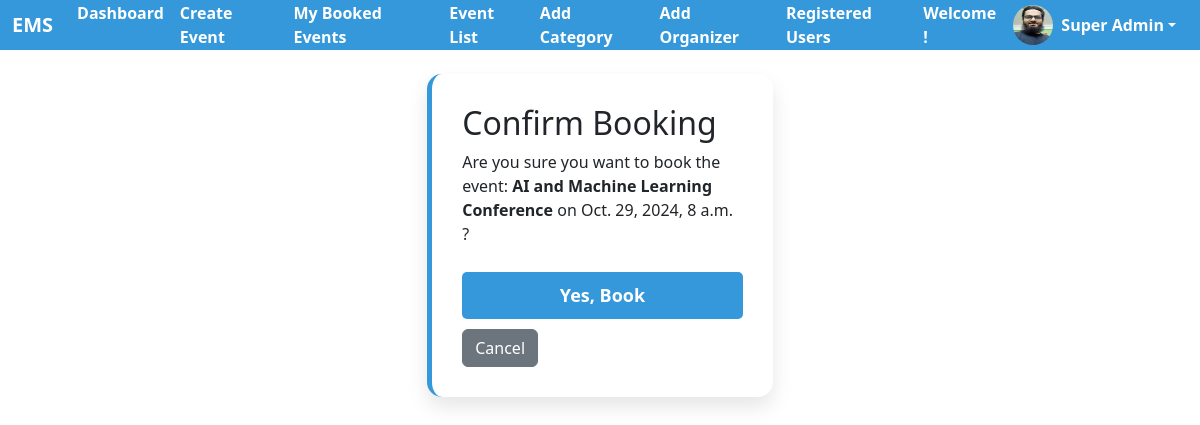
The app's page /event/book/1/ (signed in) with its own data.
### registration/models.py (models this page shows, shortened)
class CustomUser(AbstractUser):
    phone = models.CharField(max_length=15, blank=True, null=True)
    address = models.CharField(max_length=100, blank=True, null=True)
    photo = models.ImageField(upload_to='profile_photos/', blank=True, null=True)

### event_app/models.py (models this page shows, shortened)
class EventApp(models.Model):
    name = models.CharField(max_length=255)
    category = models.ForeignKey(Category, on_delete=models.CASCADE)
    location = models.CharField(max_length=255)
    description = models.CharField(max_length=150)
    start_date_time = models.DateTimeField()
    end_date_time = models.DateTimeField()
    created_at = models.DateTimeField(auto_now_add=True)
    capacity = models.IntegerField()
    creator = models.ForeignKey(settings.AUTH_USER_MODEL, on_delete=models.CASCADE)
    organizer = models.ForeignKey('organizer.Organizer', on_delete=models.CASCADE, null=True, blank=True)

### event_app/views.py (the view, shortened to what this page needs)
# urls.py: path('book/<int:event_id>/', views.book_event, name='book_event'),
@login_required
def book_event(request, event_id):
    event = get_object_or_404(EventApp, id=event_id)
    return render(request, 'event_app/book_event_confirmation.html', {'event': event})

### event_app/templates/event_app/book_event_confirmation.html (shortened to what this page needs)
{% extends 'base.html' %}
{% block content %}
<div class="form-container">
    <h2>Confirm Booking</h2>
    <p>Are you sure you want to book the event: <strong>{{ event.name }}</strong> on {{ event.start_date_time }} ?</p>
    <form method="POST">
        <button type="submit" class="btn btn-success">Yes, Book</button>
        <a href="{% url 'event_list' %}" class="btn btn-secondary" style="margin-top: 10px;">Cancel</a>
    </form>
</div>
{% endblock %}

### templates/top_nav.html (shortened to what this page needs)
<nav class="navbar navbar-expand-lg navbar-light bg-primary">
    <div class="container-fluid">
        <a class="navbar-brand fw-bold text-white" href="#">EMS</a>
        <ul class="navbar-nav me-auto mb-2 mb-lg-0">
            {% if user.is_authenticated %}
            <li class="nav-item">
                <a class="nav-link" href="{% url 'dashboard' %}">Dashboard</a>
            </li>
            <li class="nav-item">
                <a class="nav-link" href="{% url 'create_event' %}">Create Event</a>
            </li>
            <li class="nav-item">
                <a class="nav-link" href="{% url 'booked_events' %}">My Booked Events</a>
            </li>
            {% endif %}
            <li class="nav-item">
                <a class="nav-link" href="{% url 'event_list' %}">Event List</a>
            </li>
            {% if user.is_superuser %}
            <li class="nav-item">
                <a class="nav-link" href="{% url 'add_category' %}">Add Category</a>
            </li>
            <li class="nav-item">
                <a class="nav-link" href="{% url 'add_organizer' %}">Add Organizer</a>
            </li>
            <li class="nav-item">
                <a class="nav-link" href="{% url 'register_user_list' %}">Registered Users</a>
            </li>
            {% endif %}
        </ul>
        <div class="d-flex align-items-center">
            {% if user.is_authenticated %}
            <strong class="text-white" style="margin-right: 5px;">Welcome !</strong>
                <div class="dropdown">
                    <a class="btn btn-outline-secondary dropdown-toggle d-flex align-items-center" href="#" role="button" id="dropdownUserMenu" data-bs-toggle="dropdown" aria-expanded="false">
                        {% if user.photo %}
                            <img src="{{ user.photo.url }}" alt="Profile Photo" class="rounded-circle me-2" style="width: 40px; height: 40px;">
                        {% else %}
                            <i class="bi bi-person-circle profile-icon me-2"></i>
                        {% endif %}
                        <strong>{{ user.first_name }}</strong>
                    </a>
                </div>
            {% endif %}
        </div>
    </div>
</nav>

### static/css/base.css (style rules this page uses)
.bg-primary { background-color: #3498db !important; }
.navbar { height: 50px; transition: all 0.3s; }
.nav-link { font-size: 1.0rem; font-weight: bold; color: #fff; transition: all 0.3s; }
.btn-outline-secondary { color: #ffffff; --bs-btn-border-color: none; --bs-btn-hover-color: #fff; --bs-btn-hover-bg: #16a586; --bs-btn-hover-border-color: primary; --bs-btn-active-color: #fff; --bs-btn-active-bg: #16a586;; --bs-btn-active-border-color: #fff; }

### static/css/form_style.css (style rules this page uses)
.form-container { background-color: #fff; padding: 30px; border-radius: 15px; box-shadow: 0 10px 20px rgba(0, 0, 0, 0.1); max-width: 30%; width: 100%; margin: 0 auto; border-left: 5px solid #3498db; }
button[type="submit"] { width: 100%; padding: 10px; background-color: #3498db; color: white; border: none; border-radius: 5px; font-size: 18px; cursor: pointer; margin-top: 10px; font-weight: bold; transition: background-color 0.3s ease; }

### records on screen
CustomUser: photo (picture), first_name "Super Admin"
EventApp: name "AI and Machine Learning Conference", start_date_time "Oct. 29, 2024, 8 a.m."
